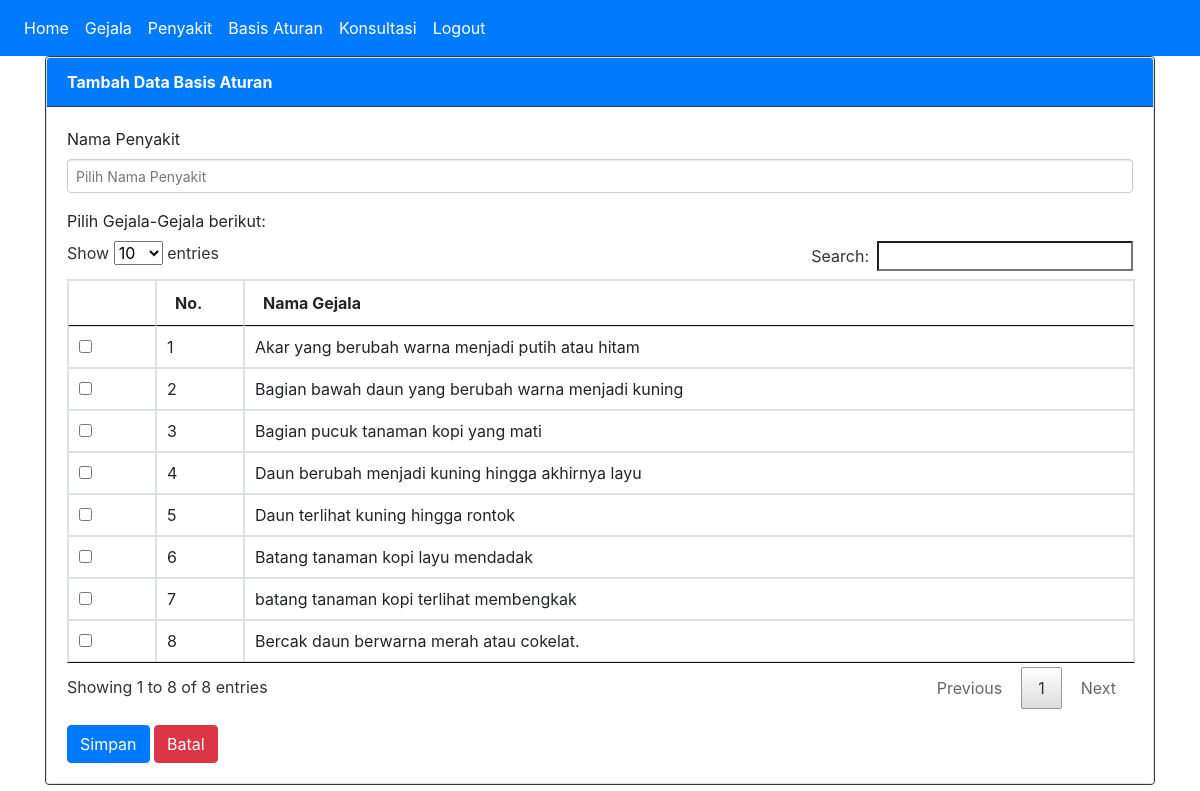
Screenshot of /?page=aturan&action=tambah with the database file from the repository.
### tables this page shows
CREATE TABLE IF NOT EXISTS `gejala` (
  `idgejala` int NOT NULL AUTO_INCREMENT,
  `nmgejala` varchar(200) DEFAULT NULL,
  PRIMARY KEY (`idgejala`) USING BTREE
);

### tambah_aturan.php (the view, shortened to what this page needs)
<div class="row">
    <div class="col-sm-12">
        <form action="" method="POST" name="Form" onsubmit="return validasiForm()">
            <div class="card border-dark">
                <div class="card">
                    <div class="card-header bg-primary text-white border-dark">
                        <strong>Tambah Data Basis Aturan</strong>
                    </div>
                    <div class="card-body">
                        <div class="form-group">
                            <label for="">Nama Penyakit</label>
                        </div>
                        <div class="form-group">
                            <label for="">Pilih Gejala-Gejala berikut:</label>
                            <table class="table table-bordered" id="myTable">
                                <thead>
                                    <tr>
                                        <th width="50px"></th>
                                        <th width="50px">No.</th>
                                        <th>Nama Gejala</th>
                                    </tr>
                                </thead>
                                <tbody>
                                <?php
                                $sql = "SELECT * FROM gejala ORDER BY nmgejala ASC";
                                $result = $conn->query($sql);
                                $no = 1;
                                while ($row = $result->fetch_assoc()) {
                                    ?>
                                    <tr>
                                        <td><input type="checkbox" class="check-item" name="<?php echo 'idgejala[]'; ?>" value="<?php echo $row['idgejala'] ?>"></td>
                                        <td><?php echo $no++; ?></td>
                                        <td><?php echo $row['nmgejala']; ?></td>
                                    </tr>
                                    <?php
                                }
                                ?>
                                </tbody>
                            </table>
                        </div>
                        <input class="btn btn-primary" type="submit" name="simpan" value="Simpan">
                        <a class="btn btn-danger" href="?page=aturan">Batal</a>
                    </div>
                </div>
            </div>
        </form>
    </div>
</div>

### rows the page displays
gejala: nmgejala "Akar yang berubah warna menjadi putih atau hitam"
gejala: nmgejala "Bagian bawah daun yang berubah warna menjadi kuning"
gejala: nmgejala "Bagian pucuk tanaman kopi yang mati"
gejala: nmgejala "Daun berubah menjadi kuning hingga akhirnya layu"
gejala: nmgejala "Daun terlihat kuning hingga rontok"
gejala: nmgejala "Batang tanaman kopi layu mendadak"
gejala: nmgejala "batang tanaman kopi terlihat membengkak"
gejala: nmgejala "Bercak daun berwarna merah atau cokelat."
